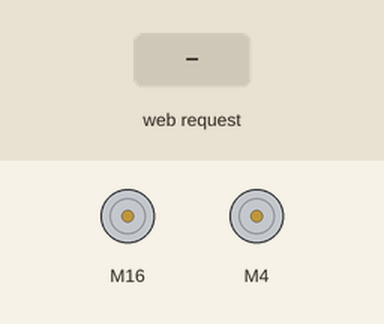
This program was run on a simulated ESP8266 (NodeMCU). Shown: 2 × DC motor (green arrow = forward, orange = backward, longer = faster). The test bench sets the inputs (shaded band). What the program prints to the serial monitor is not drawn.

Above: at 1.2 s.
1.3 s: HTTP request GET /?State=F received
At 2.3 s:
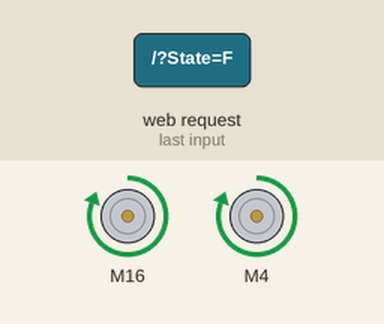
2.8 s: HTTP request GET /?State=B received
At 3.5 s:
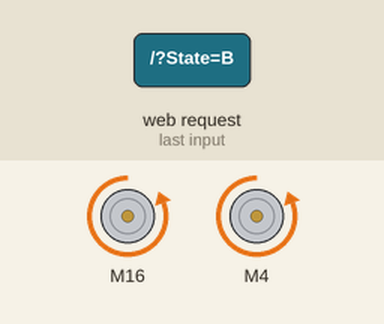
4.3 s: HTTP request GET /?State=L received
At 4.6 s:
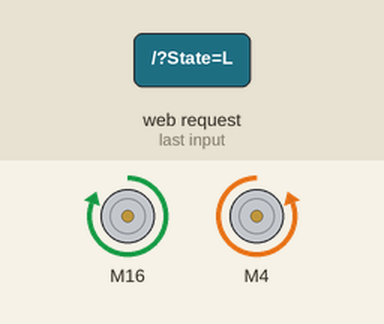
5.8 s: HTTP request GET /?State=R received
At 7.0 s:
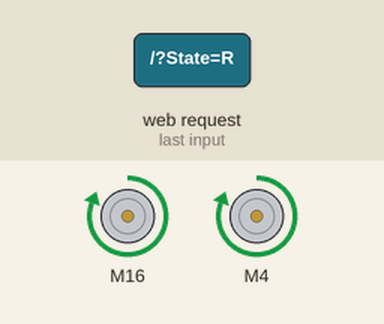
7.3 s: HTTP request GET /?State=1 received
8.8 s: HTTP request GET /?State=L received
At 9.3 s:
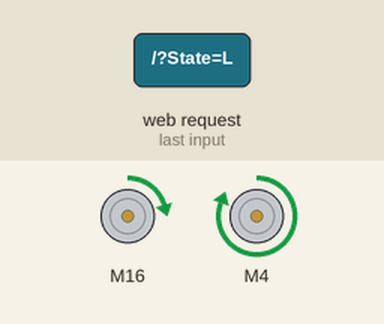
Timing chart, 0 to 11.3 s (numbered marks = the images above; inputs shaded):
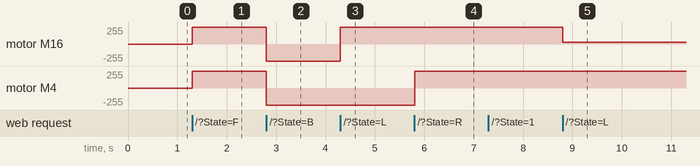

Measured:
- after the input at 1.3 s, motor M16, motor M4: stopped → forward 255/255 at once
- after the input at 2.8 s, motor M16, motor M4: forward 255/255 → backward 255/255 at once
- after the input at 4.3 s, motor M16: backward 255/255 → forward 255/255 at once
- after the input at 5.8 s, motor M4: backward 255/255 → forward 255/255 at once
- after the input at 8.8 s, motor M16: forward 255/255 → forward 25/255 at once

The program:

main.cpp
```cpp
#include <Arduino.h>
#include <L298N.h>
#include <ESP8266WiFi.h>
#include <WiFiClient.h>
#include <ESP8266WebServer.h>

const unsigned int IN1 = D0;
const unsigned int IN2 = D1;
const unsigned int IN3 = D2;
const unsigned int IN4 = D3;

const unsigned int EN1 = D4;
const unsigned int EN2 = D8;

L298N motor1(EN1, IN1, IN2);
L298N motor2(EN2, IN3, IN4);

String command;

const char* ssid = "Cars";
ESP8266WebServer server(80);

//Is means Send State for Http on IP_add is a text/html on web server So the Send Message to data and getdata for control Robot_cars
void HTTP_handleRoot(void) {

  if ( server.hasArg("State") ) {
    Serial.println(server.arg("State"));
  }
  server.send ( 200, "text/html", "" );
  delay(1);
}

void setup() {
  Serial.begin(115200);

  motor1.setSpeed(255);
  motor2.setSpeed(255);

  // Connecting WiFi
  WiFi.mode(WIFI_AP);
  WiFi.softAP(ssid);

 //Show myip is to IP_add the borad on SerialMonitor for Connecting Pass Appications !!
  IPAddress myIP = WiFi.softAPIP();
  Serial.print("AP IP address: ");
  Serial.println(myIP);

  // Starting WEB-server
  server.on ( "/", HTTP_handleRoot );
  server.onNotFound ( HTTP_handleRoot );
  server.begin();
}

void goAhead() {
  Serial.println("Go head");
  motor1.forward();
  motor2.forward();
}

void goBack() {
  Serial.println("Go back");
  motor1.backward();
  motor2.backward();
}

void goRight() {
  Serial.println("Turn right");
  motor2.forward();
}

void goLeft() {
  Serial.println("Turn left");
  motor1.forward();
}

void stopRobot() {
  Serial.println("Stop Robot");
  motor1.stop();
  motor2.stop();
}

void speedSTEP0() {
  motor1.setSpeed(0);
  motor2.setSpeed(0);
}

void speedSTEP1() {
  motor1.setSpeed(25.5);
  motor2.setSpeed(25.5);
}

void speedSTEP2() {
  motor1.setSpeed(51);
  motor2.setSpeed(51);
}

void speedSTEP3() {
  motor1.setSpeed(102);
  motor2.setSpeed(102);
}

void speedSTEP4() {
  motor1.setSpeed(127.5);
  motor2.setSpeed(127.5);
}

void speedSTEP5() {
  motor1.setSpeed(153);
  motor2.setSpeed(153);
}

void speedSTEP6() {
  motor1.setSpeed(178.5);
  motor2.setSpeed(178.5);
}

void speedSTEP7() {
  motor1.setSpeed(204);
  motor2.setSpeed(204);
}

void speedSTEP8() {
  motor1.setSpeed(229.5);
  motor2.setSpeed(229.5);
}

void speedSTEP9() {
  motor1.setSpeed(255);
  motor2.setSpeed(255);
}

void loop() {
  server.handleClient();

//Command requst for http application requst control Robot cars.
  command = server.arg("State");
  if (command == "F") goAhead();
  else if (command == "B") goBack();
  else if (command == "L") goLeft();
  else if (command == "R") goRight();
  else if (command == "S") stopRobot();
  else if (command == "0") speedSTEP0();
  else if (command == "1") speedSTEP1();
  else if (command == "2") speedSTEP2();
  else if (command == "3") speedSTEP3();
  else if (command == "4") speedSTEP4();
  else if (command == "5") speedSTEP5();
  else if (command == "6") speedSTEP6();
  else if (command == "7") speedSTEP7();
  else if (command == "8") speedSTEP8();
  else if (command == "9") speedSTEP9();

}

// # Step 1 for Renew Coding !!
// # Recheck Code and you try control again!
//Not pass for coding is a Perfect for control don't smooth or control Robot_cars it's a mistake for the code and than you able to chang renew code now.
```
